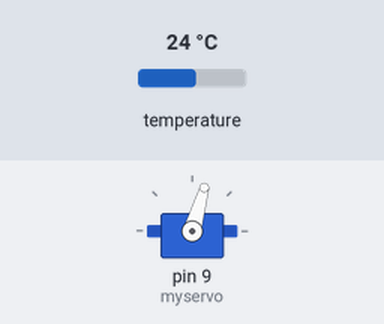
The sketch below on a simulated Arduino Uno, built with avr-gcc and run on an emulated ATmega328P. On the bench: servo. The inputs (shaded band) are chosen by the test bench; at power-on: temperature 24 °C. What the sketch prints to the serial monitor is not drawn.

Above: at 2.5 s.
2.6 s: temperature set to 12 °C
At 5.5 s:
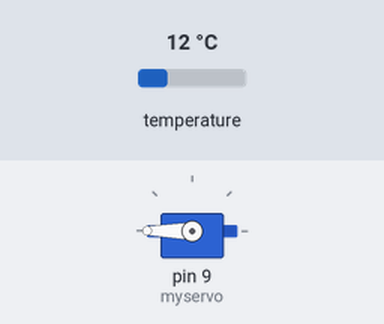
6.0 s: temperature set to 19 °C
At 8.0 s:
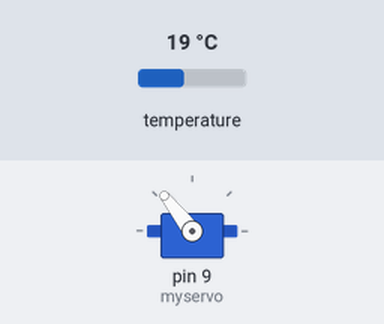
8.8 s: temperature set to 28 °C
At 10.5 s:
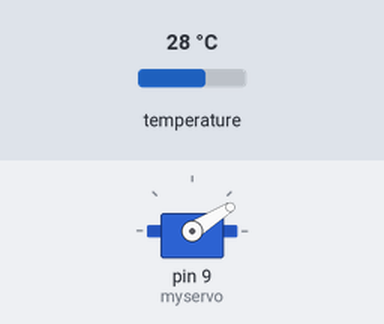
11.6 s: temperature set to 33 °C
At 14.1 s:
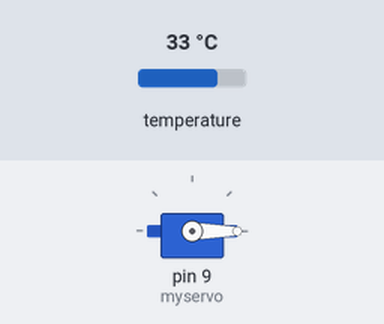
Timing chart, 0 to 15.4 s (numbered marks = the images above; inputs shaded):
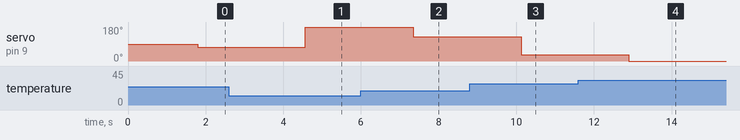

The sketch:

Ch6-2_servo_temp.ino
```cpp
#include <Servo.h>
#include <OneWire.h>
#include <DallasTemperature.h>

int temp = 2;
OneWire oneWire(temp);

DallasTemperature sensors(&oneWire);

Servo myservo;
int pos = 0;

void setup(void)
{
  Serial.begin(9600);
  Serial.println("온도 측정하기");

  sensors.begin();
  myservo.attach(9);
}

void loop(void)
{
  sensors.requestTemperatures();

  Serial.print("현재 온도: ");
  Serial.println(sensors.getTempCByIndex(0));
  delay(1000);

  int pos = map(sensors.getTempCByIndex(0), 15, 30, 170, 10);
  myservo.write(pos);
  delay(1000);

}
```

Measured:
- after the input at 2.6 s, servo on pin 9 (myservo): 74° → 180° after 2.0 s
- after the input at 6.0 s, servo on pin 9 (myservo): 180° → 128° after 1.3 s
- after the input at 8.8 s, servo on pin 9 (myservo): 128° → 32° after 1.3 s
- after the input at 11.6 s, servo on pin 9 (myservo): 32° → 0° after 1.3 s
